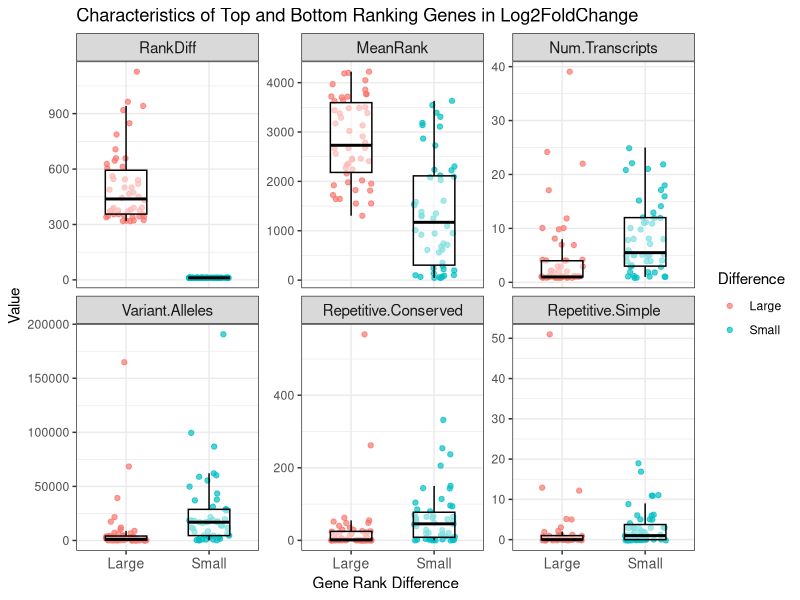
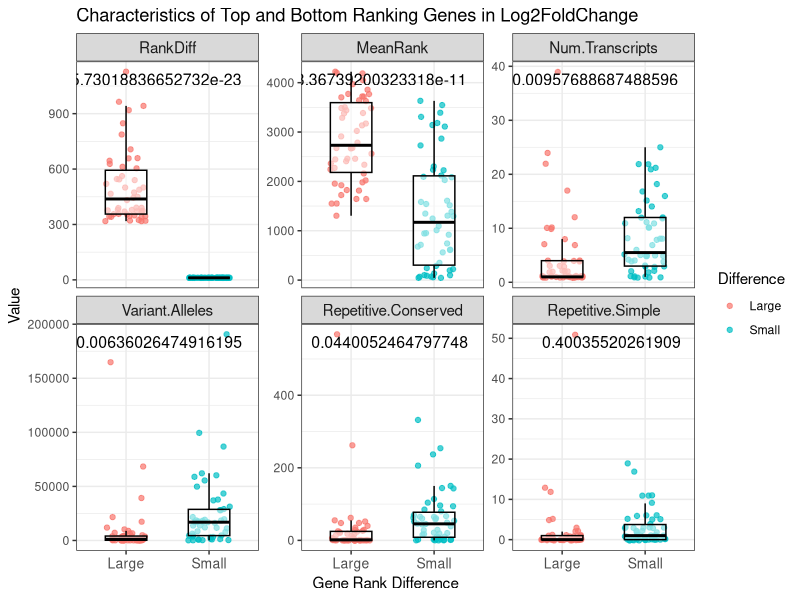

Recreate these plots in R, in order.
## ---- chunk 1
knitr::opts_chunk$set(
    warning=FALSE,
    message=FALSE
    )
## ---- chunk 2
library(data.table)
library(tidyverse)
library(rmarkdown)
library(ggplot2)
## ---- chunk 3

# Import data
rankdiff <- fread("h_LFC_RankDiff.csv")[, -1]

# Explore the data structure
dim(rankdiff)
head(rankdiff)

# Assign ranking category:
# e.g. log2FoldChange, FDR, etc
Ranking.Category <- "Log2FoldChange"

# Subset top/bottom 50 rankdiff genes and add a column assigning difference size
(large.rankdiff <- head(rankdiff, 50)[, Difference := "Large"])
(small.rankdiff <- tail(rankdiff, 50)[, Difference := "Small"])

# Combine the two data frames
total.rankdiff <- rbind(large.rankdiff, small.rankdiff) 

# Explore the data frame
dim(total.rankdiff)
head(total.rankdiff)


# Convert ranking difference to absolute values
total.rankdiff <- mutate(total.rankdiff, RankDiff=abs(RankDiff))

# Rename columns 
(col.original <- colnames(total.rankdiff))
(col.new <- c(col.original[1:10], 
             "Num.Transcripts",
             col.original[12], 
             "Gene.Name",
             "Somatic.Racomb.before.Transcript",
             "Variant.Alleles",
             "Repetitive.Conserved",
             "Repetitive.Simple", 
             col.original[18]))

names(total.rankdiff) <- col.new

# Check out the data frame after renaming
head(total.rankdiff)

# Clean the data frame for effective plotting 
cleaned.rankdiff <- gather(total.rankdiff, 
                           Variable, 
                           Number, 
                           RankDiff, 
                           MeanRank, 
                           Num.Transcripts,
                           Variant.Alleles,
                           Repetitive.Conserved,
                           Repetitive.Simple) 

Var <- unique(cleaned.rankdiff$Variable)
cleaned.rankdiff$Variable <- factor(cleaned.rankdiff$Variable, levels=Var) 

# Check out the cleaned data frame
head(cleaned.rankdiff)
## ---- chunk 4

ggplot(cleaned.rankdiff, 
       aes(x=Difference, 
           y=abs(Number),
           color=Difference)) + 
geom_jitter(width=0.25, alpha=0.7) + 
    geom_boxplot(alpha=0.5, outlier.shape=NA, color="black", width=0.5) + 
    facet_wrap(~ Variable, scales="free_y") +
    theme_bw() + 
    theme(strip.text.x=element_text(size=11),
          axis.text.x=element_text(size=10)) + 
    ggtitle(paste("Characteristics of Top and Bottom Ranking Genes in", 
                  Ranking.Category)) +
    xlab("Gene Rank Difference") + 
    ylab("Value")
## ---- chunk 5

# Set a function to perform t-test 
ttest.fn <- function(response.variable) {

    t.test(response.variable ~ Difference, data=total.rankdiff)$p.value

}

# Set a function storing p-values by variable
vec.fn <- function(pv) {c(pv, rep("", 99))}

# Create a vector storing p-values
pval.vec <- c(vec.fn(ttest.fn(total.rankdiff$RankDiff)), 
              vec.fn(ttest.fn(total.rankdiff$MeanRank)),
              vec.fn(ttest.fn(total.rankdiff$Num.Transcripts)),
              vec.fn(ttest.fn(total.rankdiff$Variant.Alleles)),
              vec.fn(ttest.fn(total.rankdiff$Repetitive.Conserved)),
              vec.fn(ttest.fn(total.rankdiff$Repetitive.Simple)))

# Add a column having calculated p-values 
cl.rankdiff <- cbind(cleaned.rankdiff,
                     P.Val=pval.vec)


# Print the modified data frame
head(cl.rankdiff)

## ---- chunk 6

ggplot(cl.rankdiff, 
       aes(x=Difference, 
           y=abs(Number),
           color=Difference)) + 
geom_jitter(width=0.25, alpha=0.7) + 
    geom_boxplot(alpha=0.5, outlier.shape=NA, color="black", width=0.5) + 
    facet_wrap(~ Variable, scales="free_y") +
    theme_bw() + 
    theme(strip.text.x=element_text(size=11),
          axis.text.x=element_text(size=10)) + 
    ggtitle(paste("Characteristics of Top and Bottom Ranking Genes in", 
                  Ranking.Category)) +
    xlab("Gene Rank Difference") + 
    ylab("Value") + 

    # Add p-values
    geom_text(data=cl.rankdiff, 
              mapping=aes(x=Inf, y=Inf, label=P.Val), vjust=2, hjust=1.1, color="black", size=4) 

## ---- chunk 7

sessionInfo()
